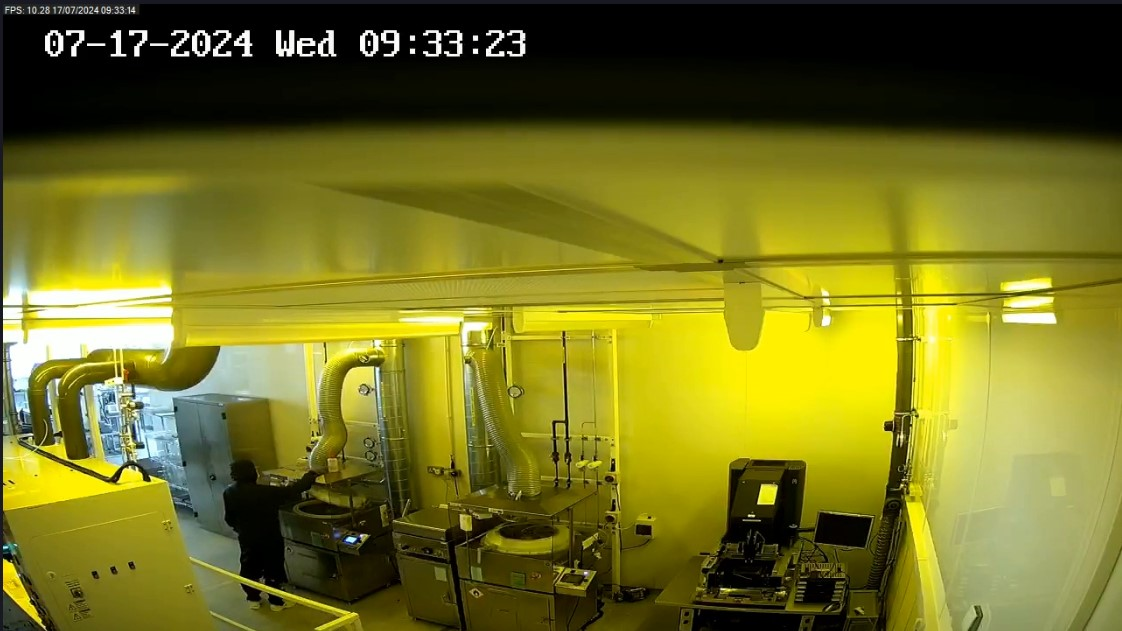
#> input picture cleanroom_pics/cleanroom2.jpg, 1122 x 631 px
$ python cleanroom_colormask.py
#> lines starting #> are read from the running program, lines starting #| are printed output that depends on the picture; after the words box and inside, x2 and y2 are one past the last pixel; in counts of white or black regions, pixels touching at a corner belong together
import cv2
import numpy as np

img = cv2.imread('cleanroom_pics/cleanroom2.jpg')
#> img is the input picture: shape (631, 1122, 3); mean B, G, R 32.9, 111.8, 114.6

#converting to an rgb image
rgb = cv2.cvtColor(img, cv2.COLOR_BGR2RGB)
cv2.imshow('cleanroom', rgb)
cv2.waitKey(0)

# declaring bounds to find color mask
teal_low = np.array([38,45,0], dtype=np.int64)
teal_high = np.array([90, 140, 20], dtype=np.int64)

mask = cv2.inRange(rgb, teal_low, teal_high)
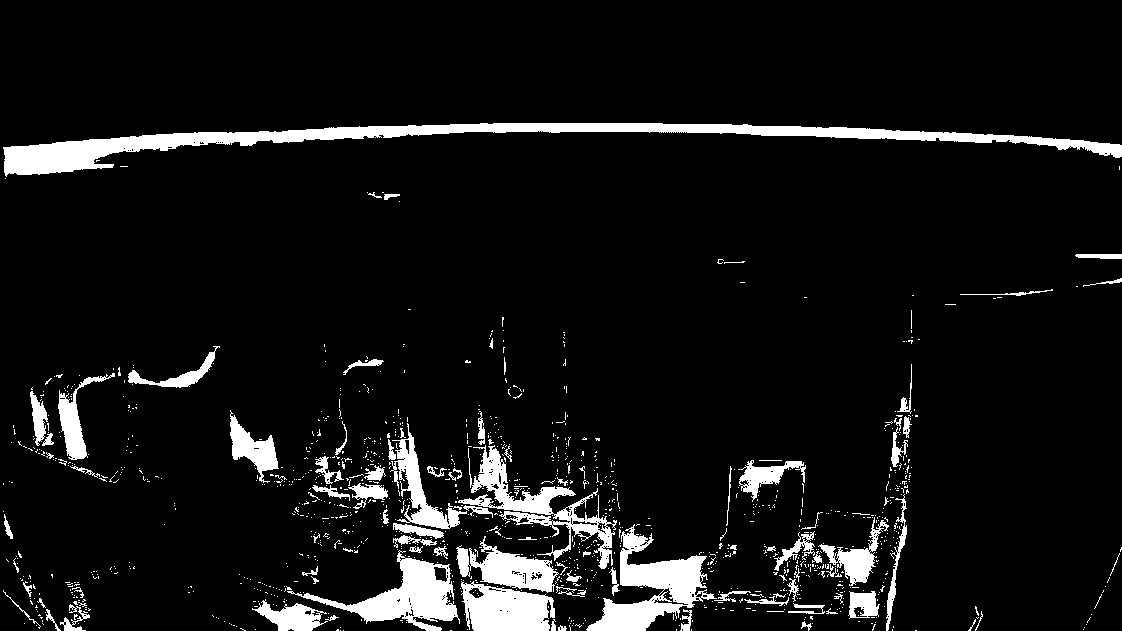
#> mask: shape (631, 1122); 7.6% white; 1215 white regions (1117 under 20 px)
countour, _ = cv2.findContours(mask, mode = cv2.RETR_EXTERNAL, method = cv2.CHAIN_APPROX_NONE)
#> countour = 1206 contours, 1145 with area under 20; largest, box (x1, y1, x2, y2) and area: (3, 123, 1122, 177) 11997, (586, 524, 717, 631) 4983, (287, 550, 460, 631) 4265, (458, 445, 617, 569) 3916, (461, 581, 555, 631) 3374

# show the contoured image
cv2.imshow('teal mask', mask)
cv2.waitKey(0)
